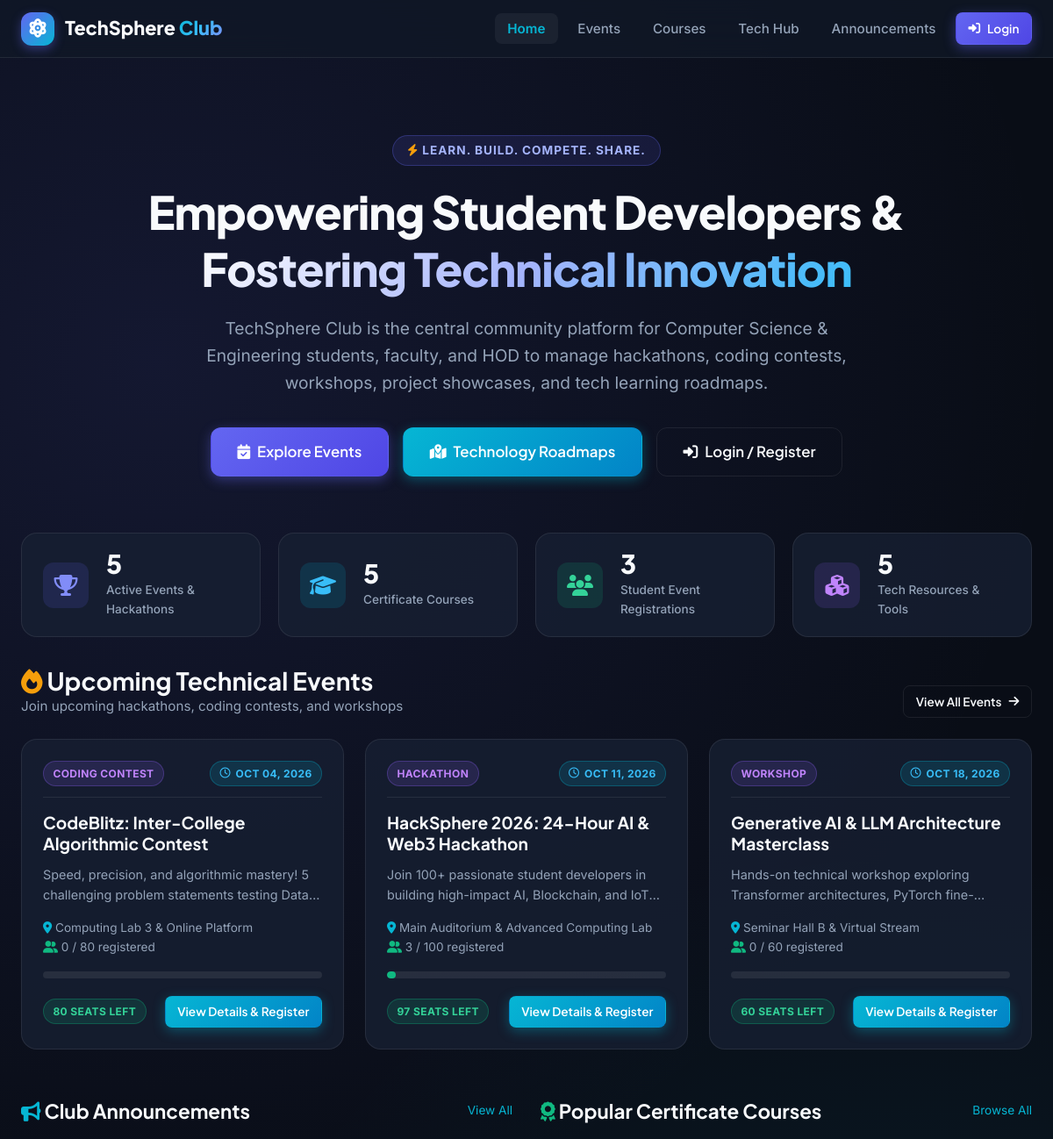
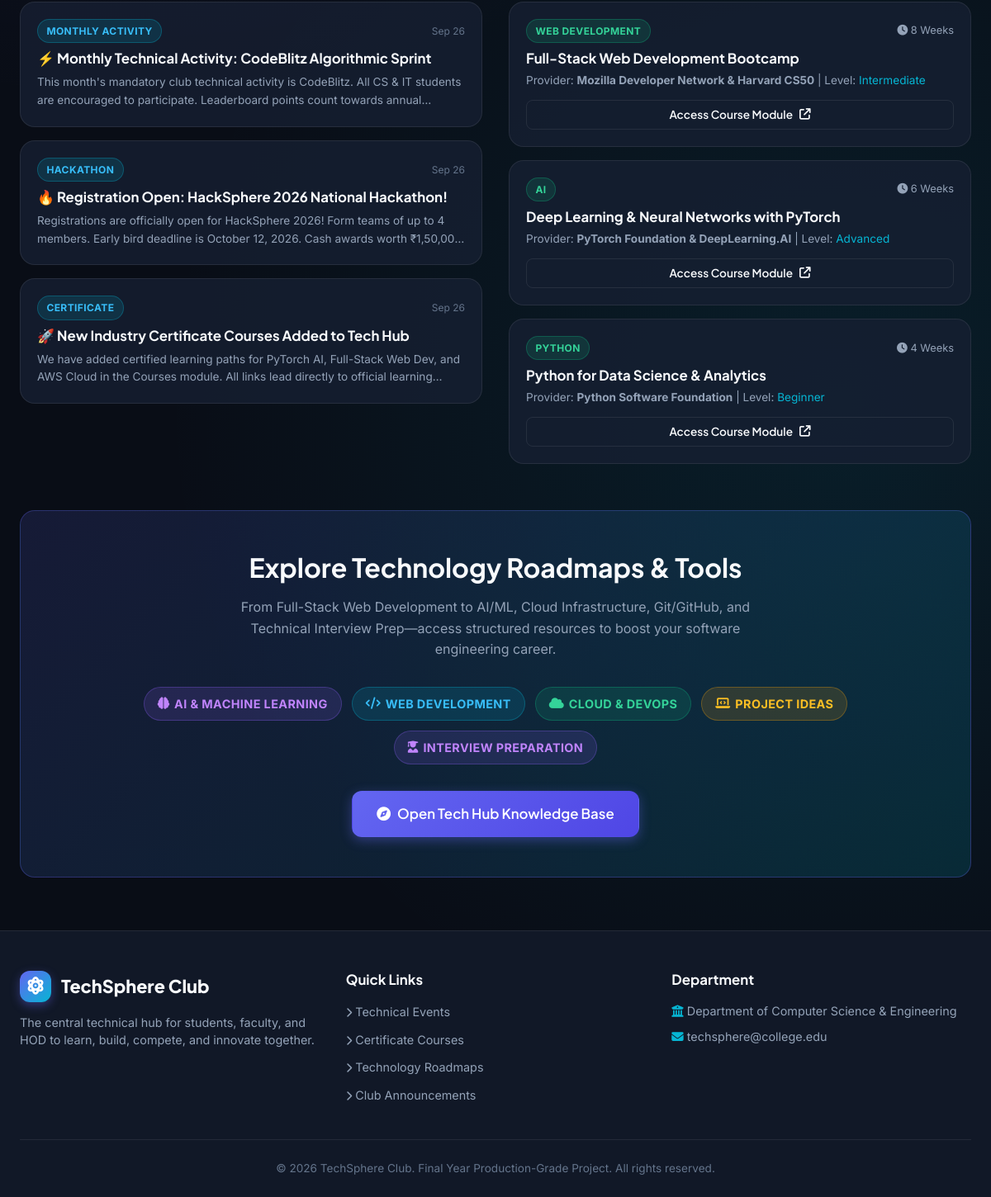
The page / on the database its author committed (2 pictures, top to bottom).
### models.py (models this page shows, shortened)
class Event(db.Model):
    __tablename__ = 'events'
    id = db.Column(db.Integer, primary_key=True)
    title = db.Column(db.String(150), nullable=False)
    event_type = db.Column(db.String(50), nullable=False) # Hackathon, Competition, Workshop, Seminar, Webinar, Project Showcase, Coding Contest, Technical Talk
    description = db.Column(db.Text, nullable=False)
    date = db.Column(db.DateTime, nullable=False)
    venue = db.Column(db.String(100), nullable=False)
    organizer = db.Column(db.String(100), nullable=False)
    registration_deadline = db.Column(db.DateTime, nullable=False)
    capacity = db.Column(db.Integer, nullable=False, default=50)
    registration_link = db.Column(db.String(255), nullable=True)
    status = db.Column(db.String(20), nullable=False, default='Upcoming') # Upcoming, Ongoing, Completed, Cancelled
    created_by_id = db.Column(db.Integer, db.ForeignKey('users.id'), nullable=True)
    created_at = db.Column(db.DateTime, default=datetime.utcnow)
    registrations = db.relationship('Registration', backref='event', cascade='all, delete-orphan', lazy=True)
    @property
    def registered_count(self):
        return len(self.registrations)
    @property
    def seats_left(self):
        left = self.capacity - self.registered_count
        return left if left >= 0 else 0
    @property
    def capacity_percentage(self):
        if self.capacity <= 0:
            return 100
        pct = (self.registered_count / self.capacity) * 100
        return min(round(pct, 1), 100)
    @property
    def is_full(self):
        return self.registered_count >= self.capacity

class Announcement(db.Model):
    __tablename__ = 'announcements'
    id = db.Column(db.Integer, primary_key=True)
    title = db.Column(db.String(150), nullable=False)
    content = db.Column(db.Text, nullable=False)
    category = db.Column(db.String(50), nullable=False, default='General') # General, Hackathon, Workshop, Certificate, Competition, Placement, Monthly Activity
    is_pinned = db.Column(db.Boolean, default=False)
    created_by_id = db.Column(db.Integer, db.ForeignKey('users.id'), nullable=True)
    created_at = db.Column(db.DateTime, default=datetime.utcnow)

class Course(db.Model):
    __tablename__ = 'courses'
    id = db.Column(db.Integer, primary_key=True)
    title = db.Column(db.String(150), nullable=False)
    provider = db.Column(db.String(100), nullable=False)
    technology = db.Column(db.String(100), nullable=False) # Python, Web Development, Java, C++, SQL, Data Analytics, AI, Machine Learning, Generative AI, Cloud, Cybersecurity
    level = db.Column(db.String(30), nullable=False, default='Beginner') # Beginner, Intermediate, Advanced
    duration = db.Column(db.String(50), nullable=False)
    learning_link = db.Column(db.String(255), nullable=False)
    description = db.Column(db.Text, nullable=False)
    created_by_id = db.Column(db.Integer, db.ForeignKey('users.id'), nullable=True)
    created_at = db.Column(db.DateTime, default=datetime.utcnow)

### app.py (the view)
@app.route('/')
def index():
    events_count = Event.query.count()
    courses_count = Course.query.count()
    registrations_count = Registration.query.count()
    resources_count = TechResource.query.count()
    upcoming_events = Event.query.filter(Event.status == 'Upcoming').order_by(Event.date.asc()).limit(3).all()
    latest_announcements = Announcement.query.order_by(Announcement.is_pinned.desc(), Announcement.created_at.desc()).limit(3).all()
    popular_courses = Course.query.limit(3).all()
    return render_template(
        'index.html',
        events_count=events_count,
        courses_count=courses_count,
        registrations_count=registrations_count,
        resources_count=resources_count,
        upcoming_events=upcoming_events,
        latest_announcements=latest_announcements,
        popular_courses=popular_courses
    )

### templates/index.html (shortened to what this page needs)
{% extends 'base.html' %}
{% block content %}
<section class="hero">
    <div class="hero-tagline">
        <i class="fa-solid fa-bolt" style="color: var(--amber);"></i> Learn. Build. Compete. Share.
    </div>
    <h1 class="hero-title">
        Empowering Student Developers & <br>
        <span class="gradient-text">Fostering Technical Innovation</span>
    </h1>
    <p class="hero-subtitle">
        TechSphere Club is the central community platform for Computer Science & Engineering students, faculty, and HOD to manage hackathons, coding contests, workshops, project showcases, and tech learning roadmaps.
    </p>
    <div class="hero-actions">
        <a href="{{ url_for('events') }}" class="btn btn-primary btn-lg">
            <i class="fa-solid fa-calendar-check"></i> Explore Events
        </a>
        <a href="{{ url_for('tech_hub') }}" class="btn btn-cyan btn-lg">
            <i class="fa-solid fa-map-location-dot"></i> Technology Roadmaps
        </a>
        {% if not current_user.is_authenticated %}
            <a href="{{ url_for('login') }}" class="btn btn-outline btn-lg">
                <i class="fa-solid fa-right-to-bracket"></i> Login / Register
            </a>
        {% else %}
            <a href="{{ url_for('dashboard') }}" class="btn btn-outline btn-lg">
                <i class="fa-solid fa-gauge-high"></i> Go to Dashboard
            </a>
        {% endif %}
    </div>
</section>
<div class="stats-grid">
    <div class="stat-card">
        <div class="stat-icon stat-icon-indigo">
            <i class="fa-solid fa-trophy"></i>
        </div>
        <div>
            <div class="stat-number">{{ events_count }}</div>
            <div class="stat-label">Active Events & Hackathons</div>
        </div>
    </div>
    <div class="stat-card">
        <div class="stat-icon stat-icon-cyan">
            <i class="fa-solid fa-graduation-cap"></i>
        </div>
        <div>
            <div class="stat-number">{{ courses_count }}</div>
            <div class="stat-label">Certificate Courses</div>
        </div>
    </div>
    <div class="stat-card">
        <div class="stat-icon stat-icon-emerald">
            <i class="fa-solid fa-users"></i>
        </div>
        <div>
            <div class="stat-number">{{ registrations_count }}</div>
            <div class="stat-label">Student Event Registrations</div>
        </div>
    </div>
    <div class="stat-card">
        <div class="stat-icon stat-icon-purple">
            <i class="fa-solid fa-cubes"></i>
        </div>
        <div>
            <div class="stat-number">{{ resources_count }}</div>
            <div class="stat-label">Tech Resources & Tools</div>
        </div>
    </div>
</div>
<section style="margin-bottom: 3.5rem;">
    <div style="display: flex; justify-content: space-between; align-items: flex-end; margin-bottom: 1.5rem;">
        <div>
            <h2 style="font-size: 1.75rem;"><i class="fa-solid fa-fire" style="color: var(--amber);"></i> Upcoming Technical Events</h2>
            <p style="color: var(--text-muted); font-size: 0.95rem;">Join upcoming hackathons, coding contests, and workshops</p>
        </div>
        <a href="{{ url_for('events') }}" class="btn btn-outline btn-sm">View All Events <i class="fa-solid fa-arrow-right"></i></a>
    </div>
    <div style="display: grid; grid-template-columns: repeat(auto-fit, minmax(320px, 1fr)); gap: 1.5rem;">
        {% for event in upcoming_events %}
            <div class="card">
                <div class="card-header">
                    <span class="badge badge-purple">{{ event.event_type }}</span>
                    <span class="badge badge-cyan"><i class="fa-regular fa-clock"></i> {{ event.date.strftime('%b %d, %Y') }}</span>
                </div>
                <h3 style="font-size: 1.2rem; margin-bottom: 0.75rem;">{{ event.title }}</h3>
                <p style="color: var(--text-muted); font-size: 0.9rem; margin-bottom: 1rem; display: -webkit-box; -webkit-line-clamp: 2; -webkit-box-orient: vertical; overflow: hidden;">
                    {{ event.description }}
                </p>
                <div style="margin-bottom: 1rem; font-size: 0.85rem; color: var(--text-muted);">
                    <div><i class="fa-solid fa-location-dot" style="color: var(--cyan);"></i> {{ event.venue }}</div>
                    <div><i class="fa-solid fa-user-group" style="color: var(--emerald);"></i> {{ event.registered_count }} / {{ event.capacity }} registered</div>
                </div>
                <div class="progress-bar-bg">
                    <div class="progress-bar-fill" style="width: {{ event.capacity_percentage }}%; background: {% if event.is_full %}var(--rose){% elif event.capacity_percentage > 80 %}var(--amber){% else %}var(--emerald){% endif %};"></div>
                </div>
                <div style="display: flex; justify-content: space-between; align-items: center; margin-top: 1.25rem;">
                    {% if event.is_full %}
                        <span class="badge badge-rose">Sold Out</span>
                    {% else %}
                        <span class="badge badge-emerald">{{ event.seats_left }} Seats Left</span>
                    {% endif %}
                    <a href="{{ url_for('event_detail', event_id=event.id) }}" class="btn btn-cyan btn-sm">View Details & Register</a>
                </div>
            </div>
        {% else %}
            <div class="card" style="grid-column: 1 / -1; text-align: center; padding: 2rem;">
                <p style="color: var(--text-muted);">No upcoming events scheduled right now. Check back soon!</p>
            </div>
        {% endfor %}
    </div>
</section>
<div style="display: grid; grid-template-columns: repeat(auto-fit, minmax(340px, 1fr)); gap: 2rem; margin-bottom: 3.5rem;">
    <div>
        <div style="display: flex; justify-content: space-between; align-items: center; margin-bottom: 1.25rem;">
            <h3 style="font-size: 1.4rem;"><i class="fa-solid fa-bullhorn" style="color: var(--cyan);"></i> Club Announcements</h3>
            <a href="{{ url_for('announcements') }}" style="font-size: 0.85rem;">View All</a>
        </div>
        <div style="display: flex; flex-direction: column; gap: 1rem;">
            {% for announcement in latest_announcements %}
                <div class="card" style="padding: 1.25rem;">
                    <div style="display: flex; align-items: center; justify-content: space-between; margin-bottom: 0.5rem;">
                        <span class="badge badge-cyan">{{ announcement.category }}</span>
                        <span style="font-size: 0.75rem; color: var(--text-dim);">{{ announcement.created_at.strftime('%b %d') }}</span>
                    </div>
                    <h4 style="font-size: 1.05rem; margin-bottom: 0.5rem;">{{ announcement.title }}</h4>
                    <p style="font-size: 0.85rem; color: var(--text-muted); display: -webkit-box; -webkit-line-clamp: 2; -webkit-box-orient: vertical; overflow: hidden;">
                        {{ announcement.content }}
                    </p>
                </div>
            {% else %}
                <p style="color: var(--text-muted);">No announcements published yet.</p>
            {% endfor %}
        </div>
    </div>
    <div>
        <div style="display: flex; justify-content: space-between; align-items: center; margin-bottom: 1.25rem;">
            <h3 style="font-size: 1.4rem;"><i class="fa-solid fa-award" style="color: var(--emerald);"></i> Popular Certificate Courses</h3>
            <a href="{{ url_for('courses') }}" style="font-size: 0.85rem;">Browse All</a>
        </div>
        <div style="display: flex; flex-direction: column; gap: 1rem;">
            {% for course in popular_courses %}
                <div class="card" style="padding: 1.25rem;">
                    <div style="display: flex; align-items: center; justify-content: space-between; margin-bottom: 0.5rem;">
                        <span class="badge badge-emerald">{{ course.technology }}</span>
                        <span style="font-size: 0.8rem; color: var(--text-muted);"><i class="fa-solid fa-clock"></i> {{ course.duration }}</span>
                    </div>
                    <h4 style="font-size: 1.05rem; margin-bottom: 0.35rem;">{{ course.title }}</h4>
                    <p style="font-size: 0.85rem; color: var(--text-muted); margin-bottom: 0.75rem;">
                        Provider: <strong>{{ course.provider }}</strong> | Level: <span style="color: var(--cyan);">{{ course.level }}</span>
                    </p>
                    <a href="{{ course.learning_link }}" target="_blank" class="btn btn-outline btn-sm" style="width: 100%;">
                        Access Course Module <i class="fa-solid fa-arrow-up-right-from-square"></i>
                    </a>
                </div>
            {% else %}
                <p style="color: var(--text-muted);">No courses added yet.</p>
            {% endfor %}
        </div>
    </div>
</div>
<section class="card" style="text-align: center; padding: 3rem 2rem; background: linear-gradient(135deg, rgba(99, 102, 241, 0.15), rgba(6, 182, 212, 0.15)); border-color: rgba(99, 102, 241, 0.3);">
    <h2 style="font-size: 2rem; margin-bottom: 1rem;">Explore Technology Roadmaps & Tools</h2>
    <p style="color: var(--text-muted); max-width: 650px; margin: 0 auto 2rem auto;">
        From Full-Stack Web Development to AI/ML, Cloud Infrastructure, Git/GitHub, and Technical Interview Prep—access structured resources to boost your software engineering career.
    </p>
    <div style="display: flex; justify-content: center; gap: 0.75rem; flex-wrap: wrap; margin-bottom: 2rem;">
        <span class="badge badge-purple" style="font-size: 0.9rem; padding: 0.5rem 1rem;"><i class="fa-solid fa-brain"></i> AI & Machine Learning</span>
        <span class="badge badge-cyan" style="font-size: 0.9rem; padding: 0.5rem 1rem;"><i class="fa-solid fa-code"></i> Web Development</span>
        <span class="badge badge-emerald" style="font-size: 0.9rem; padding: 0.5rem 1rem;"><i class="fa-solid fa-cloud"></i> Cloud & DevOps</span>
        <span class="badge badge-amber" style="font-size: 0.9rem; padding: 0.5rem 1rem;"><i class="fa-solid fa-laptop-code"></i> Project Ideas</span>
        <span class="badge badge-purple" style="font-size: 0.9rem; padding: 0.5rem 1rem;"><i class="fa-solid fa-user-graduate"></i> Interview Preparation</span>
    </div>
    <a href="{{ url_for('tech_hub') }}" class="btn btn-primary btn-lg">
        <i class="fa-solid fa-compass"></i> Open Tech Hub Knowledge Base
    </a>
</section>
{% endblock %}

### rows shown on the page
Event: event_type "CODING CONTEST", date "OCT 04, 2026", title "CodeBlitz: Inter-College Algorithmic Contest", description "Speed, precision, and algorithmic mastery! 5 challenging problem statements testing…", venue "Computing Lab 3 & Online Platform", registered_count "0", capacity "80", seats_left "80"
Event: event_type "HACKATHON", date "OCT 11, 2026", title "HackSphere 2026: 24-Hour AI & Web3 Hackathon", description "Join 100+ passionate student developers in building high-impact AI, Blockchain, and…", venue "Main Auditorium & Advanced Computing Lab", registered_count "3", capacity "100", seats_left "97"
Event: event_type "WORKSHOP", date "OCT 18, 2026", title "Generative AI & LLM Architecture Masterclass", description "Hands-on technical workshop exploring Transformer architectures,…", venue "Seminar Hall B & Virtual Stream", registered_count "0", capacity "60", seats_left "60"
Announcement: category "MONTHLY ACTIVITY", created_at "Sep 26", title "⚡ Monthly Technical Activity: CodeBlitz Algorithmic Sprint", content "This month's mandatory club technical activity is CodeBlitz. All CS & IT students are encouraged to participate. Leaderboard points count towards…"
Announcement: category "HACKATHON", created_at "Sep 26", title "🔥 Registration Open: HackSphere 2026 National Hackathon!", content "Registrations are officially open for HackSphere 2026! Form teams of up to 4 members. Early bird deadline is October 12, 2026. Cash awards worth…"
Announcement: category "CERTIFICATE", created_at "Sep 26", title "🚀 New Industry Certificate Courses Added to Tech Hub", content "We have added certified learning paths for PyTorch AI, Full-Stack Web Dev, and AWS Cloud in the Courses module. All links lead directly to official…"
Course: technology "WEB DEVELOPMENT", duration "8 Weeks", title "Full-Stack Web Development Bootcamp", provider "Mozilla Developer Network & Harvard CS50", level "Intermediate"
Course: technology "AI", duration "6 Weeks", title "Deep Learning & Neural Networks with PyTorch", provider "PyTorch Foundation & DeepLearning.AI", level "Advanced"
Course: technology "PYTHON", duration "4 Weeks", title "Python for Data Science & Analytics", provider "Python Software Foundation", level "Beginner"

### other values the page prints
{{ events_count }} "5"
{{ courses_count }} "5"
{{ registrations_count }} "3"
{{ resources_count }} "5"
